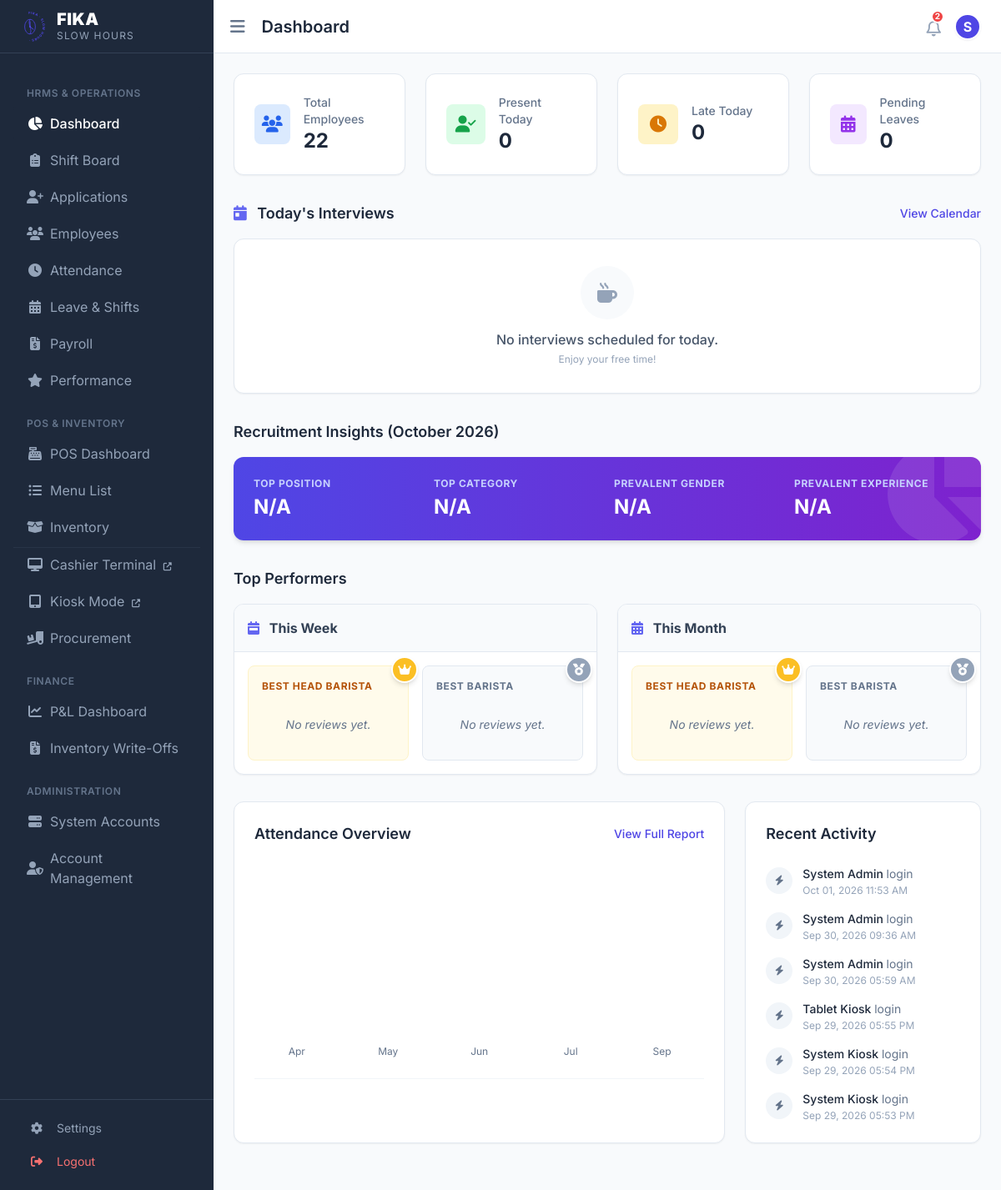
Page /cafe_hrms/dashboard (signed in) on the committed database.
### tables this page shows
CREATE TABLE `activity_logs` (
  `id` int NOT NULL,
  `user_id` int NOT NULL,
  `action` varchar(150) NOT NULL,
  `details` text,
  `created_at` datetime DEFAULT CURRENT_TIMESTAMP
);

CREATE TABLE `users` (
  `id` int NOT NULL,
  `name` varchar(200) NOT NULL,
  `username` varchar(100) NOT NULL,
  `email` varchar(255) NOT NULL,
  `password` varchar(255) NOT NULL,
  `role_id` int NOT NULL,
  `employee_id` int DEFAULT NULL,
  `verified` tinyint(1) NOT NULL DEFAULT '1',
  `created_at` datetime DEFAULT CURRENT_TIMESTAMP,
  `last_login` datetime DEFAULT NULL,
  `branch_id` int DEFAULT NULL
);

### cafe_hrms/functions.php (called while the page is built, shortened)
<?php
function h($value) {
    return htmlspecialchars((string)$value, ENT_QUOTES, 'UTF-8');
}
function current_user() {
    return $_SESSION['user'] ?? null;
}

### cafe_hrms/dashboard.php (the view, shortened to what this page needs)
<?php
require_once __DIR__ . '/init.php';
$user = current_user();
$totalEmployees = $pdo->query('SELECT COUNT(*) FROM employees WHERE status != "Archived"')->fetchColumn();
$stmt = $pdo->prepare('SELECT COUNT(*) FROM attendance WHERE DATE(time_in) = CURDATE()');
$stmt->execute();
$presentToday = $stmt->fetchColumn();
$stmt = $pdo->prepare('SELECT COUNT(*) FROM attendance WHERE DATE(time_in) = CURDATE() AND is_late = 1');
$stmt->execute();
$lateToday = $stmt->fetchColumn();
$stmt = $pdo->prepare('SELECT COUNT(*) FROM leaves WHERE status = "Pending"');
$stmt->execute();
$pendingLeaves = $stmt->fetchColumn();
$todayInterviews = [];
if (in_array($user['role'], ['HR', 'Central HR', 'Branch Admin', 'Super Admin', 'Head Barista'])) {
    $stmt = $pdo->prepare('
        SELECT i.id as interview_id, i.interview_time as start_time, a.first_name, a.last_name, a.position_applied as position
        FROM interviews i
        INNER JOIN applicants a ON i.applicant_id = a.id
        INNER JOIN users u ON i.interviewer_id = u.employee_id
        WHERE u.id = ? AND i.interview_date = CURDATE() AND i.status != "Cancelled"
        ORDER BY i.interview_time ASC
    ');
    $stmt->execute([$user['id']]);
    $todayInterviews = $stmt->fetchAll();
}
$attendanceByMonth = $pdo->query('SELECT MONTH(time_in) AS month, COUNT(*) AS total FROM attendance WHERE YEAR(time_in) = YEAR(CURDATE()) GROUP BY MONTH(time_in)')->fetchAll();
$recentActivities = $pdo->query('SELECT a.*, u.name AS user_name FROM activity_logs a JOIN users u ON u.id = a.user_id ORDER BY a.created_at DESC LIMIT 6')->fetchAll();
$attendanceLabels = [];
if ($attendanceByMonth) {
    foreach ($attendanceByMonth as $row) {
        $attendanceLabels[] = date('M', mktime(0,0,0,$row['month'],1));
    }
}
$currentMonth = date('Y-m');
$insights = [];
$stmt = $pdo->query("SELECT position_applied, COUNT(*) as cnt FROM applicants WHERE DATE_FORMAT(created_at, '%Y-%m') = '$currentMonth' AND position_applied != '' GROUP BY position_applied ORDER BY cnt DESC LIMIT 1");
$topPosition = $stmt->fetch();
$insights['top_position'] = $topPosition ? $topPosition['position_applied'] : 'N/A';
$stmt = $pdo->query("SELECT employment_category, COUNT(*) as cnt FROM applicants WHERE DATE_FORMAT(created_at, '%Y-%m') = '$currentMonth' AND employment_category != '' GROUP BY employment_category ORDER BY cnt DESC LIMIT 1");
$topCategory = $stmt->fetch();
$insights['top_category'] = $topCategory ? $topCategory['employment_category'] : 'N/A';
$stmt = $pdo->query("SELECT sex, COUNT(*) as cnt FROM applicants WHERE DATE_FORMAT(created_at, '%Y-%m') = '$currentMonth' AND sex != '' GROUP BY sex ORDER BY cnt DESC LIMIT 1");
$topSex = $stmt->fetch();
$insights['top_sex'] = $topSex ? $topSex['sex'] : 'N/A';
$stmt = $pdo->query("SELECT experience_level, COUNT(*) as cnt FROM applicants WHERE DATE_FORMAT(created_at, '%Y-%m') = '$currentMonth' AND experience_level != '' GROUP BY experience_level ORDER BY cnt DESC LIMIT 1");
$topExp = $stmt->fetch();
$insights['top_experience'] = $topExp ? $topExp['experience_level'] : 'N/A';
function getTopPerformers($pdo, $isHB, $period) {
    $dateCondition = ($period === 'week')
        ? 'YEARWEEK(p.review_date, 1) = YEARWEEK(CURDATE(), 1)'
        : 'MONTH(p.review_date) = MONTH(CURDATE()) AND YEAR(p.review_date) = YEAR(CURDATE())';
    $positionCondition = $isHB ? "emp.position LIKE '%Head Barista%'" : "emp.position NOT LIKE '%Head Barista%' AND emp.position LIKE '%Barista%'";
    $sql = "
        SELECT emp.id, CONCAT(emp.first_name, ' ', emp.last_name) AS full_name, emp.position, emp.photo,
               AVG(p.total_score) as avg_score, COUNT(p.id) as review_count
        FROM performance_reviews p
        JOIN employees emp ON p.employee_id = emp.id
        WHERE $dateCondition
          AND emp.status = 'Active'
          AND $positionCondition
          AND p.evaluation_type = 'Official'
        GROUP BY p.employee_id
        ORDER BY avg_score DESC
    ";
    $stmt = $pdo->prepare($sql);
    $stmt->execute();
    $results = $stmt->fetchAll();
    if (empty($results)) return [];
    $topPerformers = [];
    return $topPerformers;
}
$topHBWeek = getTopPerformers($pdo, true, 'week');
$topBaristaWeek = getTopPerformers($pdo, false, 'week');
$topHBMonth = getTopPerformers($pdo, true, 'month');
$topBaristaMonth = getTopPerformers($pdo, false, 'month');
require_once __DIR__ . '/includes/header.php';
?>
<div class="grid grid-cols-1 md:grid-cols-2 lg:grid-cols-4 gap-6 mb-8">
    <div class="bg-white rounded-xl shadow-sm border border-slate-200 p-6 flex items-center transition hover:shadow-md">
        <div class="h-12 w-12 rounded-lg bg-blue-100 text-blue-600 flex items-center justify-center text-xl mr-4">
            <i class="fa-solid fa-users"></i>
        </div>
        <div>
            <p class="text-sm font-medium text-slate-500">Total Employees</p>
            <p class="text-2xl font-bold text-slate-800"><?= number_format($totalEmployees) ?></p>
        </div>
    </div>
    <div class="bg-white rounded-xl shadow-sm border border-slate-200 p-6 flex items-center transition hover:shadow-md">
        <div class="h-12 w-12 rounded-lg bg-green-100 text-green-600 flex items-center justify-center text-xl mr-4">
            <i class="fa-solid fa-user-check"></i>
        </div>
        <div>
            <p class="text-sm font-medium text-slate-500">Present Today</p>
            <p class="text-2xl font-bold text-slate-800"><?= number_format($presentToday) ?></p>
        </div>
    </div>
    <div class="bg-white rounded-xl shadow-sm border border-slate-200 p-6 flex items-center transition hover:shadow-md">
        <div class="h-12 w-12 rounded-lg bg-amber-100 text-amber-600 flex items-center justify-center text-xl mr-4">
            <i class="fa-solid fa-clock"></i>
        </div>
        <div>
            <p class="text-sm font-medium text-slate-500">Late Today</p>
            <p class="text-2xl font-bold text-slate-800"><?= number_format($lateToday) ?></p>
        </div>
    </div>
    <div class="bg-white rounded-xl shadow-sm border border-slate-200 p-6 flex items-center transition hover:shadow-md">
        <div class="h-12 w-12 rounded-lg bg-purple-100 text-purple-600 flex items-center justify-center text-xl mr-4">
            <i class="fa-solid fa-calendar-alt"></i>
        </div>
        <div>
            <p class="text-sm font-medium text-slate-500">Pending Leaves</p>
            <p class="text-2xl font-bold text-slate-800"><?= number_format($pendingLeaves) ?></p>
        </div>
    </div>
</div>
<?php if (in_array($user['role'], ['HR', 'Central HR', 'Branch Admin', 'Super Admin', 'Head Barista'])): ?>
<div class="mb-8">
    <div class="flex justify-between items-center mb-4">
        <h3 class="text-lg font-semibold text-slate-800"><i class="fa-solid fa-calendar-day text-indigo-500 mr-2"></i> Today's Interviews</h3>
        <a href="applications?tab=calendar" class="text-sm text-indigo-600 font-medium hover:underline">View Calendar</a>
    </div>
    <div class="bg-white rounded-xl shadow-sm border border-slate-200 overflow-hidden">
        <?php if (empty($todayInterviews)): ?>
            <div class="p-8 text-center text-slate-500 flex flex-col items-center">
                <div class="w-16 h-16 bg-slate-50 rounded-full flex items-center justify-center mb-3">
                    <i class="fa-solid fa-mug-hot text-2xl text-slate-400"></i>
                </div>
                <p class="font-medium text-slate-600">No interviews scheduled for today.</p>
                <p class="text-xs text-slate-400 mt-1">Enjoy your free time!</p>
            </div>
        <?php endif; ?>
    </div>
</div>
<?php endif; ?>
<div class="mb-8">
    <div class="flex justify-between items-center mb-4">
        <h3 class="text-lg font-semibold text-slate-800">Recruitment Insights (<?= date('F Y') ?>)</h3>
    </div>
    <div class="bg-gradient-to-r from-indigo-600 to-purple-700 rounded-xl shadow-md text-white p-6 relative overflow-hidden">
        <div class="absolute right-0 top-0 opacity-10">
            <i class="fa-solid fa-chart-pie text-9xl -mr-6 -mt-6"></i>
        </div>
        <div class="relative z-10 grid grid-cols-2 md:grid-cols-4 gap-4">
            <div>
                <p class="text-indigo-200 text-xs font-bold uppercase tracking-wider mb-1">Top Position</p>
                <p class="text-2xl font-bold"><?= h($insights['top_position']) ?></p>
            </div>
            <div>
                <p class="text-indigo-200 text-xs font-bold uppercase tracking-wider mb-1">Top Category</p>
                <p class="text-2xl font-bold"><?= h($insights['top_category']) ?></p>
            </div>
            <div>
                <p class="text-indigo-200 text-xs font-bold uppercase tracking-wider mb-1">Prevalent Gender</p>
                <p class="text-2xl font-bold"><?= h($insights['top_sex']) ?></p>
            </div>
            <div>
                <p class="text-indigo-200 text-xs font-bold uppercase tracking-wider mb-1">Prevalent Experience</p>
                <p class="text-2xl font-bold"><?= h($insights['top_experience']) ?></p>
            </div>
        </div>
    </div>
</div>
<div class="mb-8">
    <div class="flex justify-between items-center mb-4">
        <h3 class="text-lg font-semibold text-slate-800">Top Performers</h3>
    </div>
    <div class="grid grid-cols-1 md:grid-cols-2 gap-6">
        <div class="bg-white rounded-xl shadow-sm border border-slate-200 overflow-hidden">
            <div class="bg-slate-50 border-b border-slate-200 p-4 font-bold text-slate-700 flex justify-between items-center">
                <span><i class="fa-solid fa-calendar-week mr-2 text-indigo-500"></i> This Week</span>
            </div>
            <div class="p-4 grid grid-cols-1 md:grid-cols-2 gap-4">
                <div class="bg-amber-50 rounded-lg p-4 border border-amber-100 relative">
                    <div class="absolute -top-3 -right-3 bg-amber-400 text-white w-8 h-8 rounded-full flex items-center justify-center shadow-md border-2 border-white">
                        <i class="fa-solid fa-crown text-sm"></i>
                    </div>
                    <p class="text-xs font-bold text-amber-700 uppercase tracking-wider mb-3">Best Head Barista</p>
                    <?php if (empty($topHBWeek)): ?>
                        <p class="text-sm text-slate-500 italic text-center py-4">No reviews yet.</p>
                    <?php endif; ?>
                </div>
                <div class="bg-slate-50 rounded-lg p-4 border border-slate-200 relative">
                    <div class="absolute -top-3 -right-3 bg-slate-400 text-white w-8 h-8 rounded-full flex items-center justify-center shadow-md border-2 border-white">
                        <i class="fa-solid fa-medal text-sm"></i>
                    </div>
                    <p class="text-xs font-bold text-slate-500 uppercase tracking-wider mb-3">Best Barista</p>
                    <?php if (empty($topBaristaWeek)): ?>
                        <p class="text-sm text-slate-500 italic text-center py-4">No reviews yet.</p>
                    <?php endif; ?>
                </div>
            </div>
        </div>
        <div class="bg-white rounded-xl shadow-sm border border-slate-200 overflow-hidden">
            <div class="bg-slate-50 border-b border-slate-200 p-4 font-bold text-slate-700 flex justify-between items-center">
                <span><i class="fa-solid fa-calendar-alt mr-2 text-indigo-500"></i> This Month</span>
            </div>
            <div class="p-4 grid grid-cols-1 md:grid-cols-2 gap-4">
                <div class="bg-amber-50 rounded-lg p-4 border border-amber-100 relative">
                    <div class="absolute -top-3 -right-3 bg-amber-400 text-white w-8 h-8 rounded-full flex items-center justify-center shadow-md border-2 border-white">
                        <i class="fa-solid fa-crown text-sm"></i>
                    </div>
                    <p class="text-xs font-bold text-amber-700 uppercase tracking-wider mb-3">Best Head Barista</p>
                    <?php if (empty($topHBMonth)): ?>
                        <p class="text-sm text-slate-500 italic text-center py-4">No reviews yet.</p>
                    <?php endif; ?>
                </div>
                <div class="bg-slate-50 rounded-lg p-4 border border-slate-200 relative">
                    <div class="absolute -top-3 -right-3 bg-slate-400 text-white w-8 h-8 rounded-full flex items-center justify-center shadow-md border-2 border-white">
                        <i class="fa-solid fa-medal text-sm"></i>
                    </div>
                    <p class="text-xs font-bold text-slate-500 uppercase tracking-wider mb-3">Best Barista</p>
                    <?php if (empty($topBaristaMonth)): ?>
                        <p class="text-sm text-slate-500 italic text-center py-4">No reviews yet.</p>
                    <?php endif; ?>
                </div>
            </div>
        </div>
    </div>
</div>
<div class="grid grid-cols-1 lg:grid-cols-3 gap-6 mb-8">
    <div class="bg-white rounded-xl shadow-sm border border-slate-200 p-6 lg:col-span-2">
        <div class="flex justify-between items-center mb-6">
            <h3 class="text-lg font-semibold text-slate-800">Attendance Overview</h3>
            <button class="text-sm text-primary font-medium hover:underline">View Full Report</button>
        </div>
        <div class="h-64 flex items-end space-x-2 w-full justify-between pb-6 border-b border-slate-100 relative">
            <?php
            foreach($attendanceLabels as $i => $label):
            ?>
                <div class="flex flex-col items-center flex-1 group">
                    <span class="text-xs text-slate-500 mt-2"><?= h($label) ?></span>
                </div>
            <?php endforeach; ?>
        </div>
    </div>
    <div class="bg-white rounded-xl shadow-sm border border-slate-200 p-6">
        <h3 class="text-lg font-semibold text-slate-800 mb-6">Recent Activity</h3>
        <div class="space-y-4">
            <?php if (!empty($recentActivities)): ?>
                <?php foreach($recentActivities as $activity): ?>
                    <div class="flex items-start">
                        <div class="h-8 w-8 rounded-full bg-slate-100 flex items-center justify-center text-slate-500 mt-0.5 mr-3 shrink-0">
                            <i class="fa-solid fa-bolt text-xs"></i>
                        </div>
                        <div>
                            <p class="text-sm font-medium text-slate-800">
                                <?= h($activity['user_name']) ?> <span class="font-normal text-slate-500"><?= h($activity['action']) ?></span>
                            </p>
                            <p class="text-xs text-slate-400 mt-0.5"><?= h(date('M d, Y h:i A', strtotime($activity['created_at']))) ?></p>
                        </div>
                    </div>
                <?php endforeach; ?>
            <?php else: ?>
                <p class="text-sm text-slate-500 italic">No recent activities.</p>
            <?php endif; ?>
        </div>
    </div>
</div>
<?php require_once __DIR__ . '/includes/footer.php'; ?>

### rows in the picture
activity_logs: user.name "System Admin", action "login", created_at "Oct 01, 2026 11:53 AM"
activity_logs: user.name "System Admin", action "login", created_at "Sep 30, 2026 09:36 AM"
activity_logs: user.name "System Admin", action "login", created_at "Sep 30, 2026 05:59 AM"
activity_logs: user.name "Tablet Kiosk", action "login", created_at "Sep 29, 2026 05:55 PM"
activity_logs: user.name "System Kiosk", action "login", created_at "Sep 29, 2026 05:54 PM"
activity_logs: user.name "System Kiosk", action "login", created_at "Sep 29, 2026 05:53 PM"

### other values in the picture
$pageTitle "Dashboard"
$unreadCount "2"
substr(current_user()['name'] ?? 'U', 0, 1) "S"
$totalEmployees "22"
$presentToday "0"
$lateToday "0"
$pendingLeaves "0"
$insights['top_position'] "N/A"
$insights['top_category'] "N/A"
$insights['top_sex'] "N/A"
$insights['top_experience'] "N/A"
$label "Apr"
$label "May"
$label "Jun"
$label "Jul"
